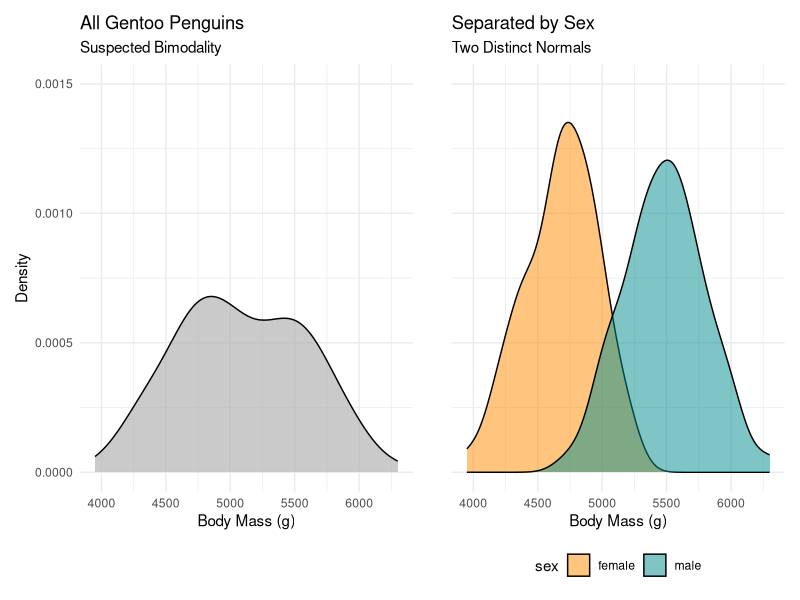
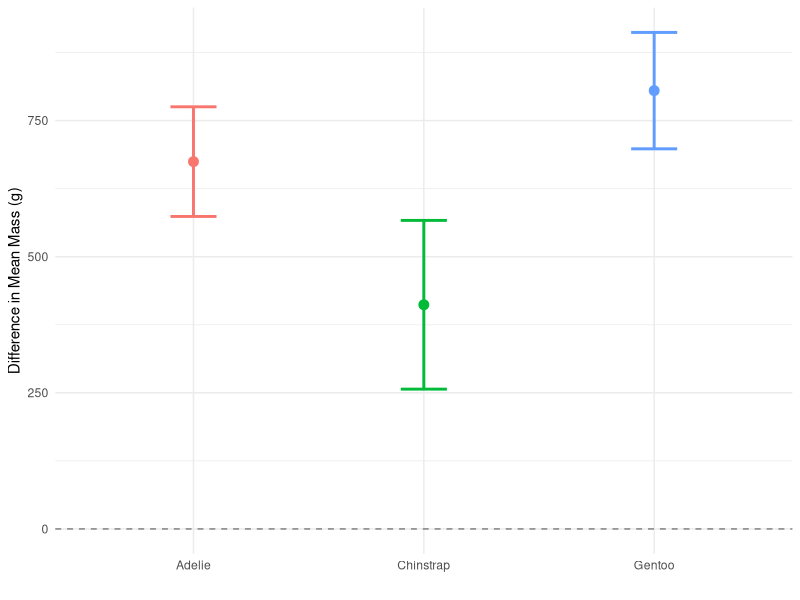

These charts were generated, in order, by the following R code:
## ---- chunk 1
#| label: fig-bimodality
#| fig-cap: "Left: The initial bimodal distribution. Right: The same data separated by sex. (Note: Y-axes fixed to same scale for comparison)"
#| fig-height: 2.5
#| fig-pos: "H"
#| warning: false

library(tidyverse)
library(palmerpenguins)
library(patchwork)

gentoo_data <- penguins %>% 
  filter(species == "Gentoo") %>% 
  drop_na(body_mass_g, sex)

common_limits <- coord_cartesian(ylim = c(0, 0.0015))

plot_initial <- ggplot(gentoo_data, aes(x = body_mass_g)) +
  geom_density(fill = "grey70", alpha = 0.7) +
  common_limits +  # Apply common scale
  labs(title = "All Gentoo Penguins",
       subtitle = "Suspected Bimodality",
       x = "Body Mass (g)", 
       y = "Density") +
  theme_minimal()

plot_resolved <- ggplot(gentoo_data, aes(x = body_mass_g, fill = sex)) +
  geom_density(alpha = 0.5) +
  scale_fill_manual(values = c("darkorange", "cyan4")) +
  common_limits +  # Apply common scale
  labs(title = "Separated by Sex",
       subtitle = "Two Distinct Normals",
       x = "Body Mass (g)", 
       y = "") +
  theme_minimal() +
  theme(legend.position = "bottom",
        axis.text.y = element_blank(),
        axis.ticks.y = element_blank())

plot_initial + plot_resolved
## ---- chunk 2
#| label: calc-mle
#| echo: false

gentoo_m <- penguins %>% filter(species == "Gentoo", sex == "male") %>% drop_na(body_mass_g)
gentoo_f <- penguins %>% filter(species == "Gentoo", sex == "female") %>% drop_na(body_mass_g)

var_mle <- function(x) {
  var(x) * (length(x) - 1) / length(x)
}

n_m <- nrow(gentoo_m)
mu_m <- mean(gentoo_m$body_mass_g)
sig_m <- var_mle(gentoo_m$body_mass_g)

n_f <- nrow(gentoo_f)
mu_f <- mean(gentoo_f$body_mass_g)
sig_f <- var_mle(gentoo_f$body_mass_g)
## ---- chunk 3
alpha <- 0.05
lhs <- 1-alpha
half_alpha <- alpha/2
z_score <- qnorm(1 - half_alpha)

S2_m <- var(gentoo_m$body_mass_g)
S2_f <- var(gentoo_f$body_mass_g)

se_diff <- sqrt((S2_m / n_m) + (S2_f / n_f))

mean_diff <- mu_m - mu_f

ci_lower <- mean_diff - z_score * se_diff
ci_upper <- mean_diff + z_score * se_diff
## ---- chunk 4
#| label: species-comparison
#| echo: false

species_stats <- penguins %>%
  drop_na(body_mass_g, sex) %>%
  group_by(species, sex) %>%
  summarise(
    mean = mean(body_mass_g),
    var = var(body_mass_g),
    n = n(),
    .groups = "drop"
  ) %>%
  pivot_wider(
    names_from = sex, 
    values_from = c(mean, var, n)
  )

ci_table <- species_stats %>%
  mutate(
    diff = mean_male - mean_female,
    se = sqrt((var_male / n_male) + (var_female / n_female)),
    margin = qnorm(0.975) * se,
    lower = diff - margin,
    upper = diff + margin
  ) %>%
  select(Species = species, `Lower Bound (g)` = lower, `Upper Bound (g)` = upper)

knitr::kable(ci_table, 
             digits = 2, 
             caption = "95% Confidence Intervals for Difference in Mean Body Mass (Male - Female) by Species")
## ---- chunk 5
#| label: fig-ci-plot
#| fig-cap: "95% Confidence Intervals for the difference in mean body mass (Male - Female). The dashed line at 0 represents the null hypothesis (no difference)."
#| echo: false
#| warning: false

# 1. Prepare data for plotting (keeping the raw 'diff' values)
plot_data <- penguins %>%
  drop_na(body_mass_g, sex) %>%
  group_by(species, sex) %>%
  summarise(
    mean = mean(body_mass_g),
    var = var(body_mass_g),
    n = n(),
    .groups = "drop"
  ) %>%
  pivot_wider(names_from = sex, values_from = c(mean, var, n)) %>%
  mutate(
    diff = mean_male - mean_female,
    se = sqrt((var_male / n_male) + (var_female / n_female)),
    margin = qnorm(0.975) * se,
    lower = diff - margin,
    upper = diff + margin
  )

# 2. Plot
ggplot(plot_data, aes(x = species, y = diff, color = species)) +
  geom_hline(yintercept = 0, linetype = "dashed", color = "gray50") +
  geom_errorbar(aes(ymin = lower, ymax = upper), width = 0.2, linewidth = 1) +
  geom_point(size = 3) +
  labs(y = "Difference in Mean Mass (g)", 
       x = "") +
  theme_minimal() +
  theme(legend.position = "none")
## ---- chunk 6
#| label: calc-pvalue
#| echo: false

n_m <- nrow(gentoo_m)
n_f <- nrow(gentoo_f)
mean_diff <- mean(gentoo_m$body_mass_g) - mean(gentoo_f$body_mass_g)
se_diff <- sqrt( (var(gentoo_m$body_mass_g)/n_m) + (var(gentoo_f$body_mass_g)/n_f) )

z_stat <- mean_diff / se_diff

p_val <- 2 * (1 - pnorm(abs(z_stat)))
## ---- chunk 7
#| label: calc-power
#| echo: false

c_alpha_half <- qnorm(1 - 0.05/2)

power_val <- 1 - pnorm(c_alpha_half - (mean_diff / se_diff))
